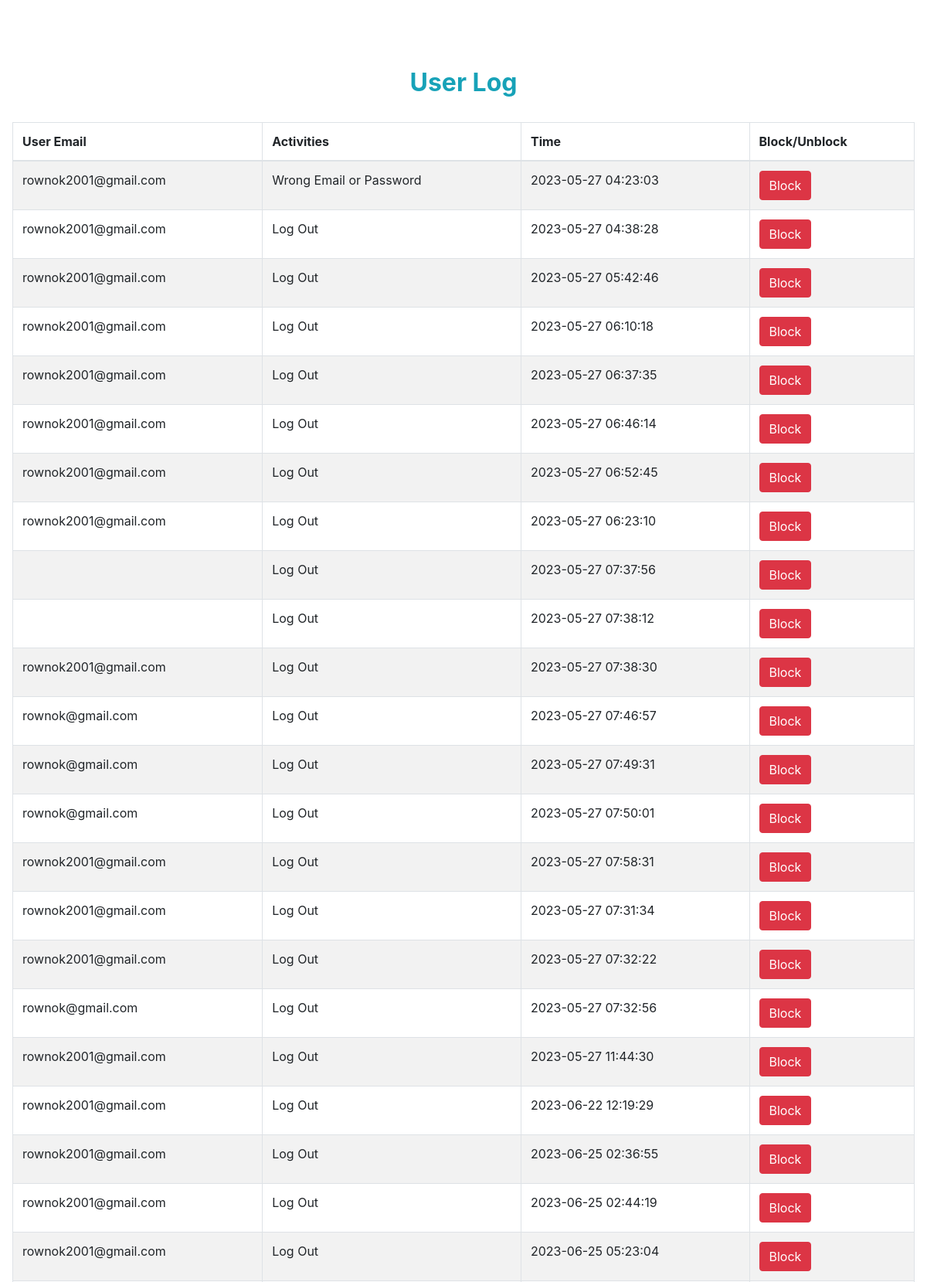
Page /userlog.php (signed in, upper part) on the committed database.
### tables this page shows
CREATE TABLE `log` (
  `id` int(10) NOT NULL,
  `email` varchar(50) NOT NULL,
  `activity` varchar(50) NOT NULL,
  `time` timestamp NOT NULL DEFAULT current_timestamp() ON UPDATE current_timestamp()
);

### userlog.php (the view, shortened to what this page needs)
<!DOCTYPE html>
<html lang="en">
<head>
    <link rel="stylesheet" href="https://cdnjs.cloudflare.com/ajax/libs/twitter-bootstrap/4.5.2/css/bootstrap.css">
    <link rel="stylesheet" href="https://cdn.datatables.net/1.10.23/css/dataTables.bootstrap4.min.css">
</head>
<body>
    <div class="p-3 mb-5 bg-white rounded">
        <h2 class="text-center p-4 text-capitalize text-info top mt-5"><strong>User log</strong></h2>
        <table id="example" class="table table-striped table-bordered" style="width:100%">
            <thead>
                <tr>
                    <th>User Email</th>
                    <th>Activities</th>
                    <th>Time</th>
                    <th>Block/Unblock</th>
                </tr>
            </thead>
            <tbody>
                <?php
                include '_dbconnect.php';
                $sql = "SELECT *  FROM log";
                $result = mysqli_query($con, $sql);
                $num1 = mysqli_num_rows($result);
                if ($num1 > 0) {
                    while ($row = $result->fetch_assoc()) {
                        $u_email=$row["email"];
                ?>
                        <tr>
                            <td> <?php echo $row["email"] ?></td>
                            <td> <?php echo $row["activity"] ?></td>
                            <td> <?php echo $row["time"] ?></td>
                            <?php
                            $sql2 = "SELECT * FROM user where email='$u_email';";
                            $result2 = mysqli_query($con, $sql2);
                            while ($row2 = $result2->fetch_assoc()) {
                                $block= $row2["block"];
                            }
                            ?>
                            <?php if($block=="no"){ ?>
                            <td> <a class="btn btn-danger" href="block.php?id=<?php echo urlencode($row['email'])?>">Block</a> </td>
                            <?php }?>
                        </tr>
                <?php
                    }
                }
                ?>
            </tbody>
        </table>
    </div>
</body>
</html>

### rows in the picture
log: email "rownok2001@gmail.com", activity "Wrong Email or Password", time "2023-05-27 04:23:03"
log: email "rownok2001@gmail.com", activity "Log Out", time "2023-05-27 04:38:28"
log: email "rownok2001@gmail.com", activity "Log Out", time "2023-05-27 05:42:46"
log: email "rownok2001@gmail.com", activity "Log Out", time "2023-05-27 06:10:18"
log: email "rownok2001@gmail.com", activity "Log Out", time "2023-05-27 06:37:35"
log: email "rownok2001@gmail.com", activity "Log Out", time "2023-05-27 06:46:14"
log: email "rownok2001@gmail.com", activity "Log Out", time "2023-05-27 06:52:45"
log: email "rownok2001@gmail.com", activity "Log Out", time "2023-05-27 06:23:10"
log: activity "Log Out", time "2023-05-27 07:37:56"
log: activity "Log Out", time "2023-05-27 07:38:12"
log: email "rownok2001@gmail.com", activity "Log Out", time "2023-05-27 07:38:30"
log: email "rownok@gmail.com", activity "Log Out", time "2023-05-27 07:46:57"
log: email "rownok@gmail.com", activity "Log Out", time "2023-05-27 07:49:31"
log: email "rownok@gmail.com", activity "Log Out", time "2023-05-27 07:50:01"
log: email "rownok2001@gmail.com", activity "Log Out", time "2023-05-27 07:58:31"
log: email "rownok2001@gmail.com", activity "Log Out", time "2023-05-27 07:31:34"
log: email "rownok2001@gmail.com", activity "Log Out", time "2023-05-27 07:32:22"
log: email "rownok@gmail.com", activity "Log Out", time "2023-05-27 07:32:56"
log: email "rownok2001@gmail.com", activity "Log Out", time "2023-05-27 11:44:30"
log: email "rownok2001@gmail.com", activity "Log Out", time "2023-06-22 12:19:29"
log: email "rownok2001@gmail.com", activity "Log Out", time "2023-06-25 02:36:55"
log: email "rownok2001@gmail.com", activity "Log Out", time "2023-06-25 02:44:19"
log: email "rownok2001@gmail.com", activity "Log Out", time "2023-06-25 05:23:04"
